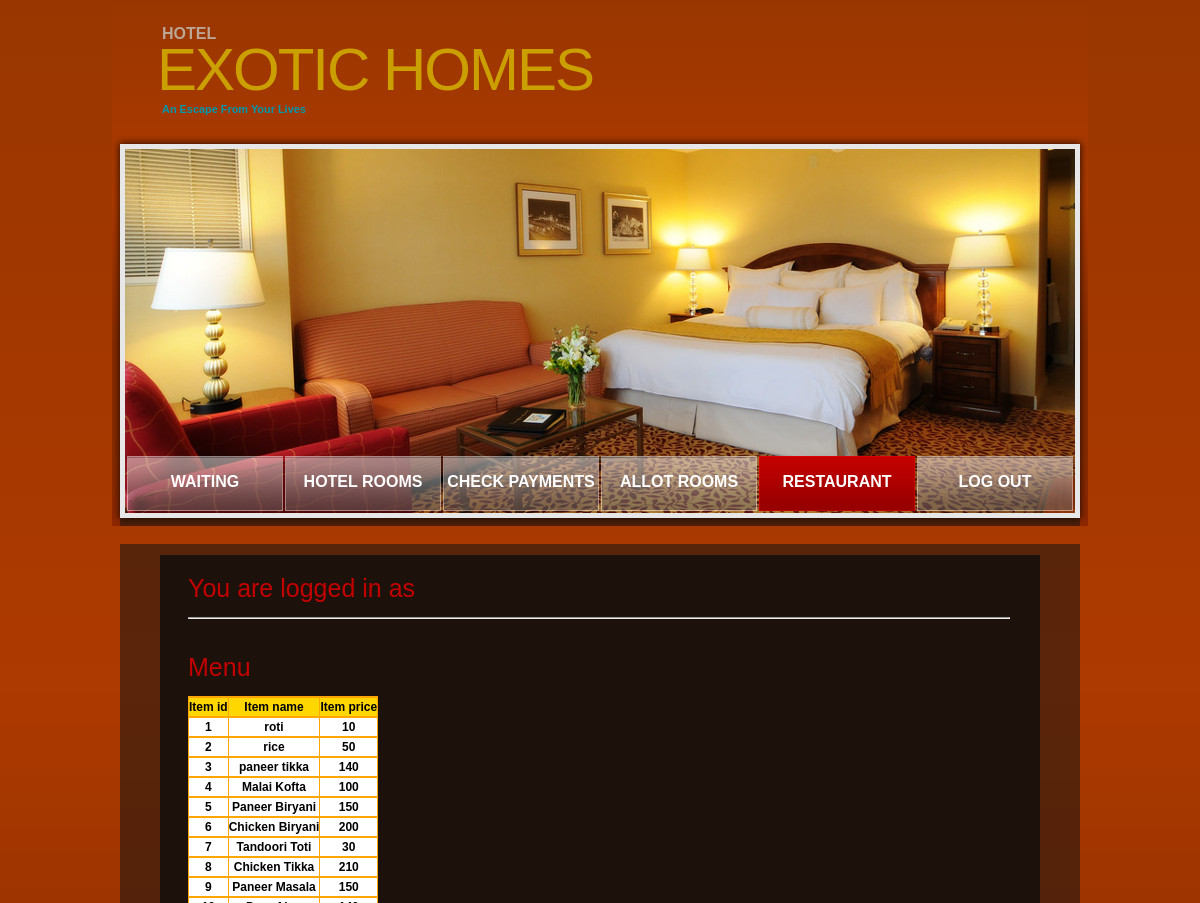
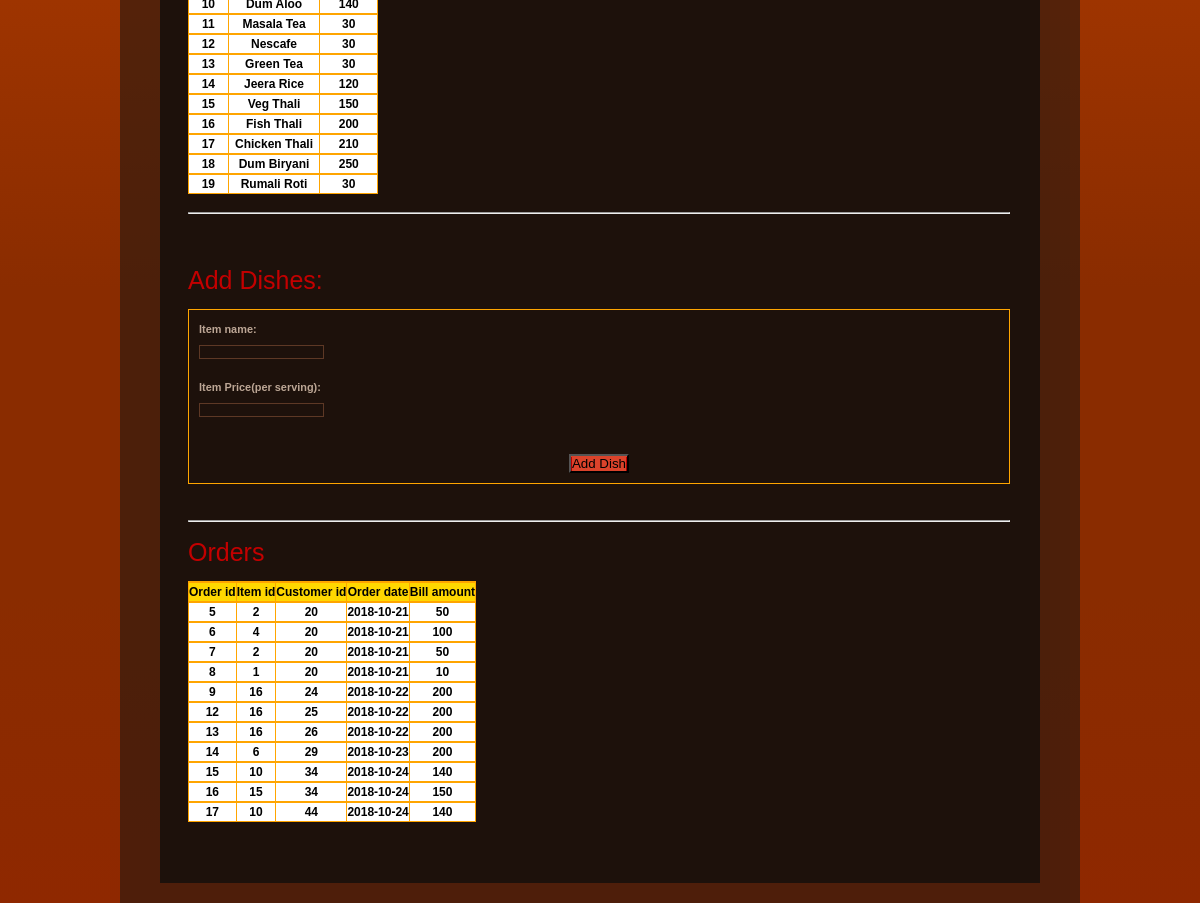
Page /project/restadmin.php on the committed database (2 pictures, top to bottom).
### tables this page shows
CREATE TABLE `item` (
  `itemid` int(10) NOT NULL,
  `itemname` varchar(30) NOT NULL,
  `itemprice` int(4) NOT NULL
);

CREATE TABLE `foodorders` (
  `Orderid` int(10) NOT NULL,
  `Itemid` int(10) NOT NULL,
  `ordcustid` int(10) NOT NULL,
  `Orderdate` date NOT NULL,
  `amount` int(4) NOT NULL
);

### project/restadmin.php (the view, shortened to what this page needs)
<!DOCTYPE html PUBLIC "-//W3C//DTD XHTML 1.0 Strict//EN" "http://www.w3.org/TR/xhtml1/DTD/xhtml1-strict.dtd">
<html xmlns="http://www.w3.org/1999/xhtml" xml:lang="en" lang="en">
<head>
<link href="style.css" rel="stylesheet" type="text/css" />
<link href="layout.css" rel="stylesheet" type="text/css" />
</head>
<body id="page1" onload="new ElementMaxHeight();">
<div id="main">
  <div id="header">
    <div class="row-1">
      <div class="wrapper">
        <div class="logo">
          <h1><a href="#">Exotic Homes</a></h1>
          <em>Hotel</em> <strong>An Escape From Your Lives</strong> </div>
      </div>
    </div>
    <div class="row-2">
      <div class="indent">
        <div class="header-box">
          <div class="inner">
            <ul class="nav">
              <li><a href="admin.php" >Waiting Requests</a></li>
              <li><a href="room.php">Hotel Rooms</a></li>
              <li><a href="payments.php">Check Payments</a></li>
			   <li><a href="Allot.php">Allot Rooms</a></li>
			   <li><a href="Restaurant.php" class="current">Restaurant</a></li>
			   <li><a href="logout.php">Log Out</a></li>
            </ul>
          </div>
        </div>
      </div>
    </div>
  </div>
<br/>
 <div id="content">
        <div class="box maxheight">
          <div class="inner">
		   <div>
		<?php
				echo "<h3>You are logged in as ";
				$ent=$_SESSION['usrname'];
				echo "$ent</h3>";
		?>
		</div>
			<hr/>
			<br/>
			<?php
				$link = mysqli_connect("localhost","root","","hotel_management");
				$sql = "Select itemname,itemid,itemprice from item";
				if(mysqli_query($link,$sql)){
				$result=mysqli_query($link,$sql);
				echo "
			<br/><style>
					table,th,td{
						font-color:#ffffff;
						 border:1px solid orange;
						 border-collapse:collapse;
					}
				</style>
				<h3>Menu</h3>
				<table style='width=100%;background-color:white;color:black;'>
				<th style='width=30px;'>
				<tr  style='background-color:gold;'>
					<th> Item id</th>
					<th> Item name</th>
					<th> Item price</th>
				</tr>";
				while($row=mysqli_fetch_assoc($result))
				{
				echo "
				<th style='width=30px;'>
				<tr>
					<th>$row[itemid]</th>
					<th>$row[itemname]</th>
					<th>$row[itemprice]</th>
				</tr>";
				}
				echo"</table>";
				echo '<br/>
				<hr/>
			<br/>
				<br/>
				<br/>
				<h3>Add Dishes:</h3>
            <form action="dishsub.php" method="POST" id="reservation-form" style="border:1px solid orange; padding:10px;">
			<fieldset>
                <div>
                  <label>Item name:</label>
                  <input type="text" name="name" size="35">
                </div>
				<br/>
                <div>
                  <label>Item Price(per serving):</label>
                  <input type="int" name="price" size="35">
                </div>
				<br/>
				<div>
				<br/>
                <div class="button"><button type="submit" style="background: rgb(219, 67, 43)"><span><span>Add Dish</span></span></button></div>
			</fieldset>
			</form>
			<br/>';
				}
				else{
					echo "ERROR: could not able to execute $sql.".mysqli_error($link);
				}
				?>
		  	<?php
				$link = mysqli_connect("localhost","root","","hotel_management");
				$sql = "Select * from foodorders";
				if(mysqli_query($link,$sql)){
				$result=mysqli_query($link,$sql);
				echo "<br/>
				<hr/>
			<br/>
				<style>
					table,th,td{
						font-color:#ffffff;
						 border:1px solid orange;
						 border-collapse:collapse;
					}
				</style>
				<h3>Orders</h3>
				<table style='width=100%;background-color:white;color:black;'>
				<th style='width=30px;'>
				<tr  style='background-color:gold;'>
					<th> Order id</th>
					<th> Item id</th>
					<th> Customer id</th>
					<th> Order date</th>
					<th> Bill amount</th>
				</tr>";
				while($row=mysqli_fetch_assoc($result))
				{
				echo "
				<th style='width=30px;'>
				<tr>
					<th>$row[Orderid]</th>
					<th>$row[Itemid]</th>
					<th>$row[ordcustid]</th>
					<th>$row[Orderdate]</th>
					<th>$row[amount]</th>
				</tr>";
				}
				echo"</table>";
				}
				else{
					echo "ERROR: could not able to execute $sql.".mysqli_error($link);
				}
				?>
			</div>
      </div>
    </div>
  </div>
</body>
</html>

### project/style.css (style rules this page uses)
* { margin:0; padding:0; }
html, body { height:100%; }
body { background: rgba(153,54,0,1); background: -moz-linear-gradient(top, rgba(153,54,0,1) 0%, rgba(173,58,0,1) 38%, rgba(138,44,0,1) 66%, rgba(138,44,0,1) 83%, rgba(143,40,0,1) 100%); background: -webkit-gradient(left top, left bottom, color-stop(0%, rgba(153,54,0,1)), color-stop(38%, rgba(173,58,0,1)), color-stop(66%, rgba(138,44,0,1)), color-stop(83%, rgba(138,44,0,1)), color-stop(100%, rgba(143,40,0,1))); background: -webkit-linear-gradient(top, rgba(153,54,0,1) 0%, rgba(173,58,0,1) 38%, rgba(138,44,0,1) 66%, rgba(138,44,0,1) 83%, rgba(143,40,0,1) 100%); background: -o-linear-gradient(top, rgba(153,54,0,1) 0%, rgba(173,58,0,1) 38%, rgba(138,44,0,1) 66%, rgba(138,44,0,1) 83%, rgba(143,40,0,1) 100%); background: -ms-linear-gradient(top, rgba(153,54,0,1) 0%, rgba(173,58,0,1) 38%, rgba(138,44,0,1) 66%, rgba(138,44,0,1) 83%, rgba(143,40,0,1) 100%); background: linear-gradient(to bottom, rgba(153,54,0,1) 0%, rgba(173,58,0,1) 38%, rgba(138,44,0,1) 66%, rgba(138,44,0,1) 83%, rgba(143,40,0,1) 100%); filter: progid:DXImageTransform.Microsoft.gradient( startColorstr='#993600', endColorstr='#8f2800', GradientType=0 ); center top #37271c; font-family:Tahoma, Geneva, sans-serif; font-size:100%; line-height:1.125em; color:#bca695; }
input, select, textarea { font-family:Tahoma, Geneva, sans-serif; font-size:1em; }
.wrapper { width:100%; overflow:hidden; }
input, select { vertical-align:middle; font-weight:normal; }
#reservation-form { font-size:.91em; font-weight:bold; }
#reservation-form fieldset { border:none; }
#reservation-form label { display:block; padding-bottom:4px; }
#reservation-form input { width:123px; text-align:center; border:1px solid #5d3825; background:#1d110b; color:#bca695; }
#reservation-form .button { font-size:1em; }
ul { list-style:none; }
a { color:#bca695; outline:none; }
h1 { font-family:"Trebuchet MS", Arial, Helvetica, sans-serif; font-size:60px; line-height:1em; color:##cc9f00; text-transform:uppercase; font-weight:normal; letter-spacing:-2px; }
h1 a { color:#cc9f00; text-decoration:none; }
h3 { font-family:"Trebuchet MS", Arial, Helvetica, sans-serif; color:#c30000; font-size:25px; line-height:1em; font-weight:normal; margin-bottom:16px; }
.button { text-align:center; font-size:.91em; }
.button span { display:inline-block; background:url(images/button-side.gif) no-repeat left top; padding-left:1px; }
.button span span { background:url(images/button-side.gif) no-repeat right top; padding-right:1px; padding-left:0; }
.box { background:#1d110b; width:100%; }
.box .inner { padding:21px 30px 30px 28px; }
#header .row-1 { height:136px; }
#header .row-2 { height:390px; background:url(images/header-bg.png) no-repeat left bottom; }
#header .row-2 .indent { padding:13px 0 0 13px; }
#header .logo { float:left; padding:40px 0 0 45px; }
#header .logo em { position:absolute; top:25px; text-transform:uppercase; font-style:normal; font-size:16px; font-family:"Trebuchet MS", Arial, Helvetica, sans-serif; font-weight:bold; padding-left:5px; }
#header .logo strong { color:#0098ad; font-size:.91em; padding-left:5px; }
.header-box { background:url(images/header-bg1.jpg) no-repeat left top; width:950px; height:364px; }
.header-box .inner { padding:307px 0 0 2px; }
#header .nav { overflow:hidden; }
#header .nav li { display:inline; }
#header .nav li a { display:block; float:left; width:156px; height:55px; line-height:52px; font-size:16px; text-transform:uppercase; font-weight:bold; color:#fff; text-decoration:none; font-family:"Trebuchet MS", Arial, Helvetica, sans-serif; text-align:center; margin-right:2px; background:url(images/nav-bg1.png) no-repeat left top; }
#header .nav li a.current { background:url(images/nav-bg2.png) no-repeat left top; }
#content { background:url(images/content-bg.png) left top; margin:0 8px; padding:11px 40px 20px 40px; }

### project/restadmin.php (style rules this page uses)
table,th,td { font-color:#ffffff; border:1px solid orange; border-collapse:collapse; }

### rows in the picture
item: itemid "1", itemname "roti", itemprice "10"
item: itemid "2", itemname "rice", itemprice "50"
item: itemid "3", itemname "paneer tikka", itemprice "140"
item: itemid "4", itemname "Malai Kofta", itemprice "100"
item: itemid "5", itemname "Paneer Biryani", itemprice "150"
item: itemid "6", itemname "Chicken Biryani", itemprice "200"
item: itemid "7", itemname "Tandoori Toti", itemprice "30"
item: itemid "8", itemname "Chicken Tikka", itemprice "210"
item: itemid "9", itemname "Paneer Masala", itemprice "150"
item: itemid "10", itemname "Dum Aloo", itemprice "140"
item: itemid "11", itemname "Masala Tea", itemprice "30"
item: itemid "12", itemname "Nescafe", itemprice "30"
item: itemid "13", itemname "Green Tea", itemprice "30"
item: itemid "14", itemname "Jeera Rice", itemprice "120"
item: itemid "15", itemname "Veg Thali", itemprice "150"
item: itemid "16", itemname "Fish Thali", itemprice "200"
item: itemid "17", itemname "Chicken Thali", itemprice "210"
item: itemid "18", itemname "Dum Biryani", itemprice "250"
item: itemid "19", itemname "Rumali Roti", itemprice "30"
foodorders: Orderid "5", Itemid "2", ordcustid "20", Orderdate "2018-10-21", amount "50"
foodorders: Orderid "6", Itemid "4", ordcustid "20", Orderdate "2018-10-21", amount "100"
foodorders: Orderid "7", Itemid "2", ordcustid "20", Orderdate "2018-10-21", amount "50"
foodorders: Orderid "8", Itemid "1", ordcustid "20", Orderdate "2018-10-21", amount "10"
foodorders: Orderid "9", Itemid "16", ordcustid "24", Orderdate "2018-10-22", amount "200"
foodorders: Orderid "12", Itemid "16", ordcustid "25", Orderdate "2018-10-22", amount "200"
foodorders: Orderid "13", Itemid "16", ordcustid "26", Orderdate "2018-10-22", amount "200"
foodorders: Orderid "14", Itemid "6", ordcustid "29", Orderdate "2018-10-23", amount "200"
foodorders: Orderid "15", Itemid "10", ordcustid "34", Orderdate "2018-10-24", amount "140"
foodorders: Orderid "16", Itemid "15", ordcustid "34", Orderdate "2018-10-24", amount "150"
foodorders: Orderid "17", Itemid "10", ordcustid "44", Orderdate "2018-10-24", amount "140"
